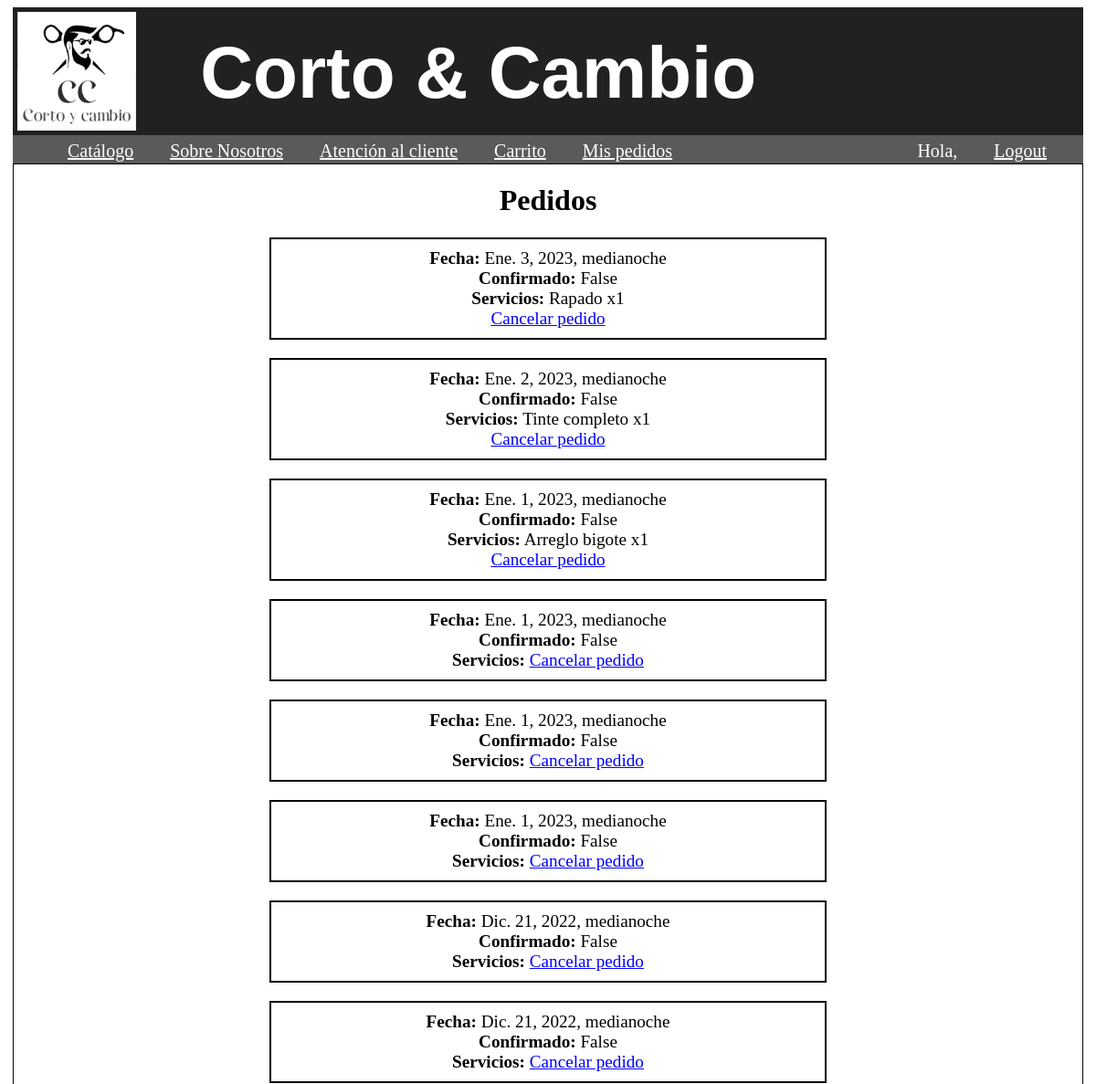
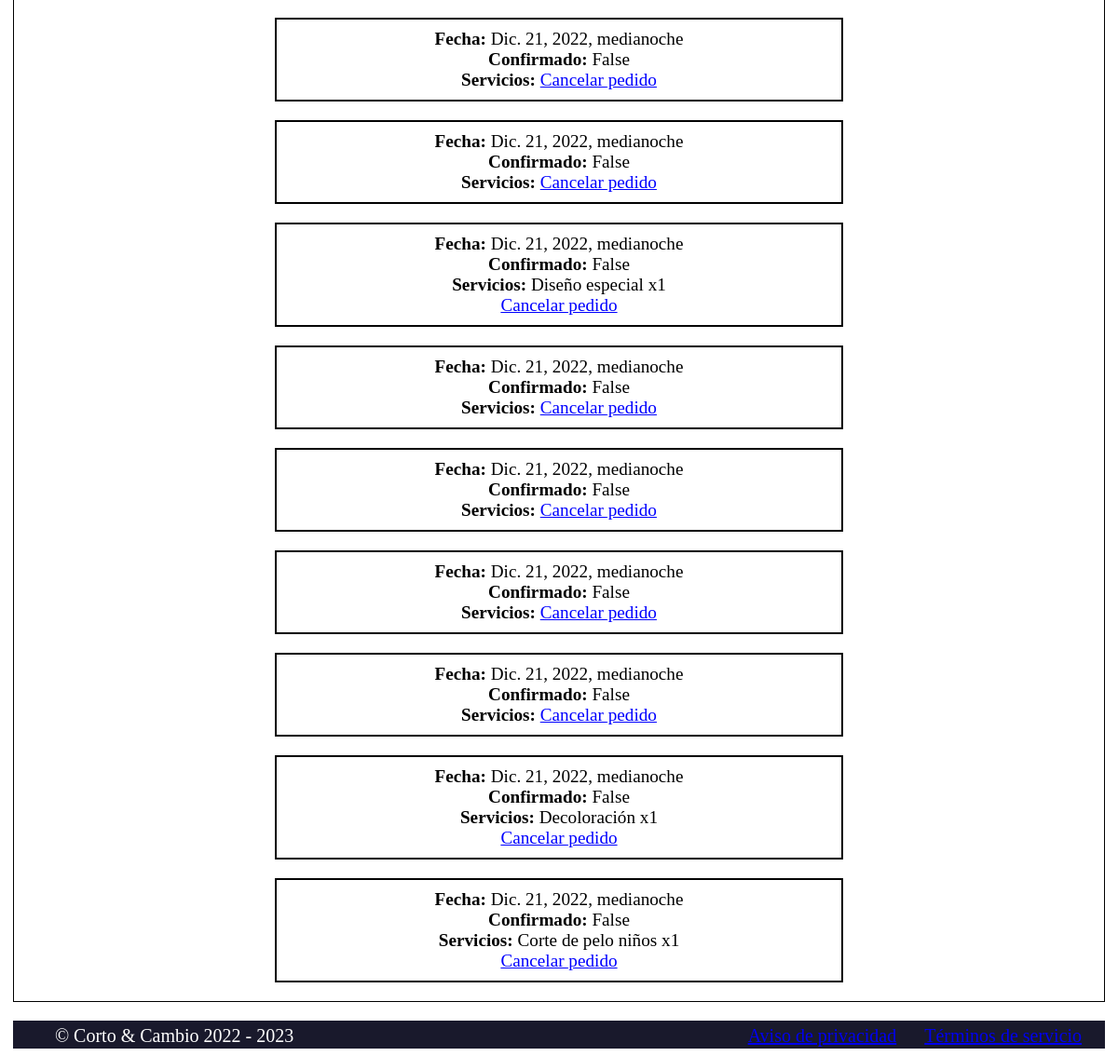
/shop/orders/my_orders (signed in), run on the app's committed database (2 pictures, top to bottom).
### orders/models.py (models this page shows, shortened)
class Order(models.Model):
    first_name = models.CharField(max_length=50)
    email = models.EmailField()
    created = models.DateTimeField(auto_now_add=True)
    updated = models.DateTimeField(auto_now=True)
    book_date = models.DateTimeField(validators=[MinValueValidator(timezone.now)], null=False)
    confirmed = models.BooleanField(default=False)
    paid = models.BooleanField(default=False)
    comment = models.CharField(max_length=250, default="Ninguno")
    class Meta:
        ordering = ('-created',)

class OrderItem(models.Model):
    order = models.ForeignKey(Order,
            related_name='items',
            on_delete=models.CASCADE)
    product = models.ForeignKey(Product,
            related_name='order_items',
            on_delete=models.CASCADE)
    price = models.DecimalField(max_digits=10, decimal_places=2)
    quantity = models.PositiveIntegerField(default=1)

### shop/models.py (models this page shows, shortened)
class Product(models.Model):
    category = models.ForeignKey(Category,
                                 related_name='products',
                                 on_delete=models.CASCADE)
    name = models.CharField(max_length=200, db_index=True)
    slug = models.SlugField(max_length=200, db_index=True)
    description = models.TextField(blank=True)
    image = models.ImageField(upload_to='products/%Y/%m/%d', blank=True)
    price = models.DecimalField(max_digits=4, decimal_places=2)
    available = models.BooleanField(default=True)
    created = models.DateTimeField(auto_now_add=True)
    updated = models.DateTimeField(auto_now=True)
    class Meta:
        ordering = ('name',)
        index_together = (('id', 'slug'),)

### orders/views.py (the view)
# urls.py: path('my_orders', views.my_orders, name='my_orders'),
@login_required
def my_orders(request):
    orderItems = OrderItem.objects.all()
    orders = Order.objects.all()
    lista = []
    u = request.user
    for o in orders:
        if o.first_name == u.first_name and o.email == u.email:
            lista.append(o)
    return render(request, 'my_orders.html', {'orderItems': orderItems, 'orders': lista})

### orders/templates/my_orders.html (shortened to what this page needs)
{% extends 'shop/layout.html' %} {% load static %} {% block content %}
<div id="pedidos">
<h1>Pedidos</h1>
{% for order in orders %}
<div id="pedido">
    <span><b>Fecha:</b> {{order.book_date}}</span>
    <br>
    <span><b>Confirmado:</b> {{order.confirmed}}</span>
    <br>
    <span><b>Servicios:</b>
        {% for i in orderItems %}
            {% if i.order == order %}
                {{i.product.name}} x{{i.quantity}}<br>
            {% endif %}
        {% endfor %}
    </span>
    <a id="enlace" href="cancel_order/{{order.id}}">Cancelar pedido</a>
</div>
{% endfor %}
</div>
{% endblock %}

### shop/static/style.css (style rules this page uses)
body { background-color: white; }
#enlace { color: blue; }
#pedidos { text-align: center; }
#login, #register, #reserva, #pedido { border: 2px solid black; margin: auto; margin-top: 20px; margin-bottom: 20px; max-width: 50%; padding: 10px; font-size: larger; }

### data on the page
Order: book_date "Ene. 3, 2023, medianoche", confirmed "False"
OrderItem: product.name "Rapado", quantity "1"
Order: book_date "Ene. 2, 2023, medianoche", confirmed "False"
OrderItem: product.name "Tinte completo", quantity "1"
Order: book_date "Ene. 1, 2023, medianoche", confirmed "False"
OrderItem: product.name "Arreglo bigote", quantity "1"
Order: book_date "Ene. 1, 2023, medianoche", confirmed "False"
Order: book_date "Ene. 1, 2023, medianoche", confirmed "False"
Order: book_date "Ene. 1, 2023, medianoche", confirmed "False"
Order: book_date "Dic. 21, 2022, medianoche", confirmed "False"
Order: book_date "Dic. 21, 2022, medianoche", confirmed "False"
Order: book_date "Dic. 21, 2022, medianoche", confirmed "False"
Order: book_date "Dic. 21, 2022, medianoche", confirmed "False"
Order: book_date "Dic. 21, 2022, medianoche", confirmed "False"
OrderItem: product.name "Diseño especial", quantity "1"
Order: book_date "Dic. 21, 2022, medianoche", confirmed "False"
Order: book_date "Dic. 21, 2022, medianoche", confirmed "False"
Order: book_date "Dic. 21, 2022, medianoche", confirmed "False"
Order: book_date "Dic. 21, 2022, medianoche", confirmed "False"
Order: book_date "Dic. 21, 2022, medianoche", confirmed "False"
OrderItem: product.name "Decoloración", quantity "1"
Order: book_date "Dic. 21, 2022, medianoche", confirmed "False"
OrderItem: product.name "Corte de pelo niños", quantity "1"
